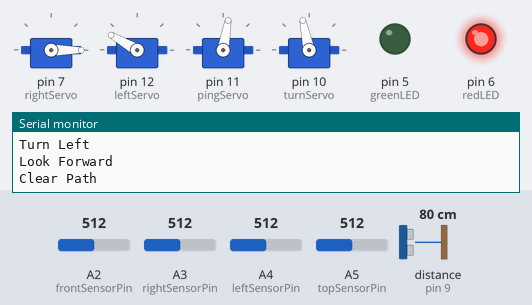
Bench run of a sketch on a simulated Arduino Uno, built with avr-gcc and run on an emulated ATmega328P. Parts: 4 × servo, output pins drawn as LEDs (lit = HIGH), the last lines printed to the serial monitor. Wiring (inferred from the names in the program): ultrasonic range finder: trigger pin 9; echo pin 9. The test bench sets the inputs (shaded band); at power-on: distance to the obstacle (sensor on pin 9) 80 cm, A3 (rightSensorPin) = 512, A4 (leftSensorPin) = 512, A2 (frontSensorPin) = 512, A5 (topSensorPin) = 512. The echo pulse lasts 58.3 µs per cm.

Above: at 6.2 s.
6.3 s: distance to the obstacle (sensor on pin 9) set to 92 cm
12.3 s: distance to the obstacle (sensor on pin 9) set to 100 cm
At 14.1 s:
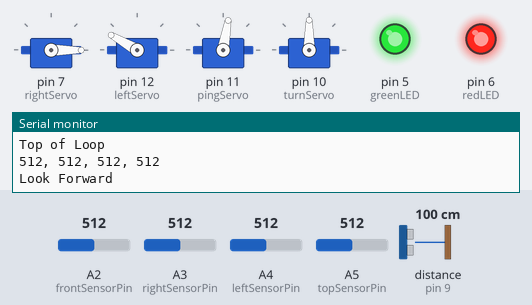
14.7 s: A3 (rightSensorPin) set to 527
At 16.1 s:
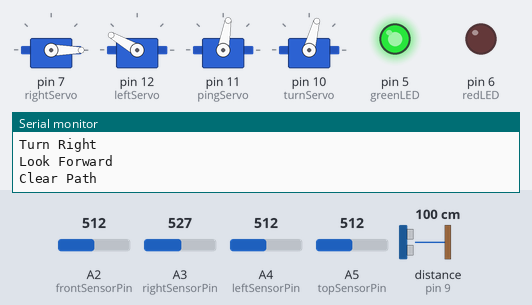
19.4 s: A4 (leftSensorPin) set to 538
At 21.4 s:
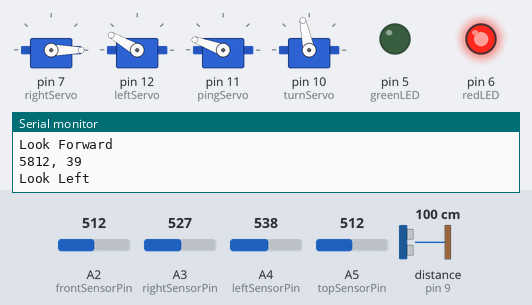
22.9 s: distance to the obstacle (sensor on pin 9) set to 4 cm
At 23.9 s:
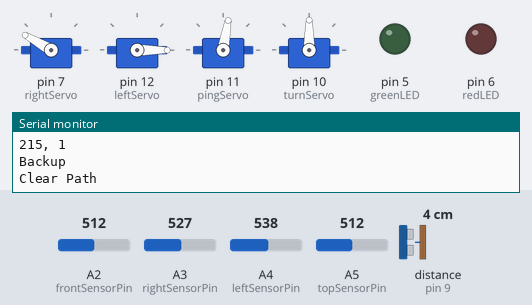
27.1 s: distance to the obstacle (sensor on pin 9) set to 2 cm
At 27.7 s:
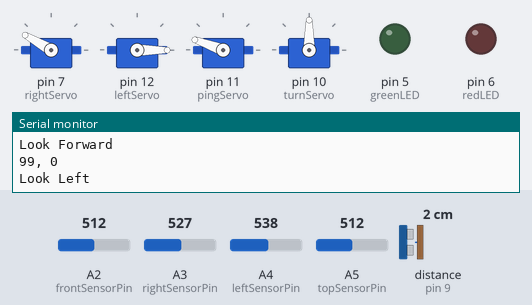
Timing chart, 0 to 31.6 s (numbered marks = the images above; inputs shaded):
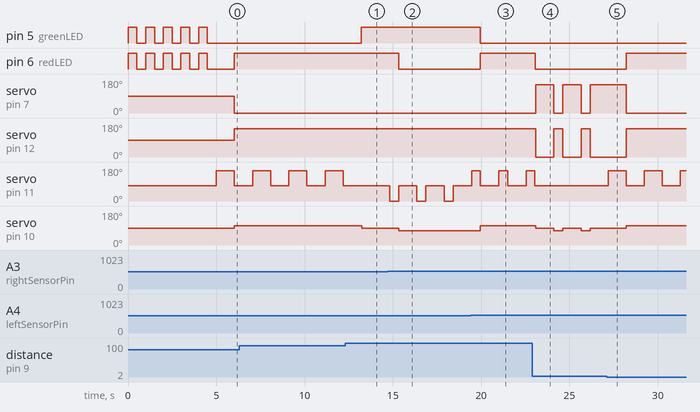

Measured:
- the behaviour switches between 94 and 95 cm on distance to the obstacle (sensor on pin 9) (found by bisection; images 0 and 1)
- the behaviour switches between 512 and 513 on A3 (rightSensorPin) (found by bisection; images 1 and 2)
- the behaviour switches between 527 and 528 on A4 (leftSensorPin) (found by bisection; images 2 and 3)
- after the input at 12.3 s, pin 5 (greenLED): LOW → HIGH after 0.92 s; servo on pin 11 (pingServo): stays 80° (without the input it goes to 160° after 0.91 s); servo on pin 10 (turnServo): 102° → 90° after 0.93 s
- after the input at 14.7 s, pin 6 (redLED): HIGH → LOW after 0.62 s; servo on pin 11 (pingServo): alternates 80° for 1.0 s and 0° for 0.51 s, starting after 0.12 s; servo on pin 10 (turnServo): 90° → 75° after 0.62 s
- after the input at 19.4 s, pin 5 (greenLED): HIGH → LOW after 0.56 s; pin 6 (redLED): LOW → HIGH after 0.56 s; servo on pin 10 (turnServo): 75° → 102° after 0.56 s
- after the input at 22.9 s, pin 6 (redLED): HIGH → LOW after 0.16 s; servo on pin 7 (rightServo): alternates 150° for 1.0 s and 0° for 0.53 s, starting after 0.18 s
- after the input at 27.1 s, pin 6 (redLED): LOW → HIGH after 1.1 s; servo on pin 11 (pingServo): alternates 160° for 1.0 s and 80° for 1.0 s, starting after 0.11 s

The sketch:

FijiBot.ino
```cpp
#include <Servo.h>

//FijiBot
//Light Seeking Robot made out of a 1.5 liter Fiji Water Bottle
// by Mike Soniat (msoniat@gmail.com)
// 8/7/2012 Posted to github

//debug
bool showReadings = true;
bool showDirections = true;
bool seekLight = true;
bool avoidStuff = true;

//assign servos
Servo rightServo;  //Digital Pin 7
Servo leftServo;   //Digital Pin 12
Servo pingServo;  //Digital Pin 11
Servo turnServo; //Digital Pin 10

//Ping
const int pingPin = 9;
const long minClearanceInches = 36;
const long minTurnClearance = 12;
bool clearPath = true;
bool rightClear = true;
bool leftClear = true;
bool tooCloseToTurn = false;
int backUpCount = 0;

//assign analog pins to photoresistors
const int frontSensorPin = 2;
const int rightSensorPin = 3;
const int leftSensorPin = 4;
const int topSensorPin = 5;

//assign digital pins
const int greenLED = 5;
const int redLED = 6;

//rear wheels
const int rotateLeft = 150;
const int rotateRight = 0;
const int fullStop = 90;

//light readings
int readings[4] = {0,0,0,0};
int highestReading = 0;

//looking
const int headRight = 0;
const int headLeft = 160;
const int headForward = 80;

//turning
const int turnRight = 75;
const int turnLeft = 102;
const int goStraight = 90;

void setup(void){
  Serial.begin(9600);

  pinMode(redLED, OUTPUT);
  pinMode(greenLED, OUTPUT);

  rightServo.attach(7);
  rightServo.write(fullStop); // initialize right servo
  leftServo.attach(12);
  leftServo.write(fullStop); //initialize left servo
  pingServo.attach(11);
  pingServo.write(80); // initialize Ping servo
  turnServo.attach(10);
  turnServo.write(90); // initialize turn servo

  //while(1) {}

  //delay on start; blink leds five times
  for (int i = 0; i < 5; i++)
  {
    digitalWrite(greenLED, HIGH);
    digitalWrite(redLED, HIGH);
    delay(500);
    digitalWrite(greenLED, LOW);
    digitalWrite(redLED, LOW);
    delay(500);
  }

}

void loop(void){
  Serial.println("Top of Loop");

    if (seekLight == true)
    {
        //read photoresistors
        readings[0] = analogRead(frontSensorPin);
        readings[1] = analogRead(rightSensorPin);
        readings[2] = analogRead(leftSensorPin);
        readings[3] = analogRead(topSensorPin);
        highestReading = 0;
        //display readings front, right, left, top and get highest
        for (int i = 0; i < 4; i++)
        {
          if (showReadings == true) {Serial.print(readings[i]);}
          if (readings[i] > readings[highestReading])
          {
            highestReading = i;
          }
          if (i < 3)
          {
            if (showReadings == true) {Serial.print(", ");}
          }
          else
          {
            if (showReadings == true) {Serial.println("");}
          }
        }
    }
    else
    {
      highestReading = 0;
    }

    if (highestReading != 3)
    {
       //check forward path
      lookForward();
      clearPath = pingBlocked() > minClearanceInches;

      if (tooCloseToTurn)
      {
        highestReading = 4; //backup
      }
      else if (!clearPath)
      {
        if (readings[1] > readings[2] && lookRight() > minTurnClearance)
        {
            highestReading = 1; //turn right
        }
        else if (lookLeft() > minTurnClearance)
          {
             highestReading = 2; //turn left
          }
        else
        {
          highestReading = 4; //backup
        }
        lookForward();
      }
    }
  //move toward light or unobstructed path
  switch ( highestReading )
  {

  case 0 : //front
    if (showDirections == true) {Serial.println("Go Forward");}
    digitalWrite(greenLED, HIGH);
    digitalWrite(redLED, HIGH);
    setMotors(rotateLeft, rotateRight, goStraight);
    break;

  case 1 : //right
    if (lookRight() > minTurnClearance)
    {
      if (showDirections == true) {Serial.println("Turn Right");}
      digitalWrite(greenLED, HIGH);
      digitalWrite(redLED, LOW);
      backUpCount = 0;
      lookForward();
      setMotors(rotateLeft, rotateRight, turnRight);
      delay(1000);
    }
    lookForward();
    break;

  case 2 : //left
    if (lookLeft() > minTurnClearance)
    {
      if (showDirections == true) {Serial.println("Turn Left");}
      digitalWrite(greenLED, LOW);
      digitalWrite(redLED, HIGH);
      backUpCount = 0;
      lookForward();
      setMotors(rotateLeft, rotateRight, turnLeft);
      delay(1000);
    }
    lookForward();
    break;

  case 3 : //top
    if (showDirections == true) {Serial.println("Stop");} //highest light level above; stop and bask
    digitalWrite(greenLED, HIGH);
    digitalWrite(redLED, HIGH);
    setMotors(fullStop, fullStop, goStraight);
    break;

 case 4 : //backup
    backUpCount++;
    if (backUpCount < 2)
    {
      digitalWrite(greenLED, LOW);
      digitalWrite(redLED, LOW);
      if (showDirections == true) {Serial.println("Backup");}
      setMotors(rotateRight, rotateLeft, goStraight);
      delay(1000);
    }
    else
    {
      //if already backed up twice, try short right turn
      backUpCount = 0;
      setMotors(rotateLeft, rotateRight, turnRight);
      delay(500);
    }
    break;
  }
}

void setMotors(int left, int right, int turnPos)
{
    if (showDirections == true) {Serial.println("Clear Path");}
    turnServo.write(turnPos);
    leftServo.write(left);
    rightServo.write(right);
    delay(20);
}

long pingBlocked()
{
  long duration, distance;
  //initialize Ping with LOW then HIGH
  pinMode(pingPin, OUTPUT);
  digitalWrite(pingPin, LOW);
  delayMicroseconds(2);
  digitalWrite(pingPin, HIGH);
  delayMicroseconds(5);
  digitalWrite(pingPin, LOW);
  //read Ping
  pinMode(pingPin, INPUT);
  duration = pulseIn(pingPin, HIGH);
  //convert microseconds to distance in inches
  distance = microsecondsToInches(duration);

  if (showReadings == true) {
    Serial.print(duration);
    Serial.print(", ");
    Serial.println(distance);
  }
  //fix for no reading (distance = 0)
  if (distance == 0)
  {
     distance = minClearanceInches;
  }

  //check for turn clearance
  tooCloseToTurn = distance <  minTurnClearance;
  //compare to minClearanceInches
  return distance;
}

long microsecondsToInches(long microseconds)
{
  // The speed of sound is 13512 inches per second, which is 74 microseconds/in
  // Sound travels out and back to the Ping, so find half the distance recorded
  return microseconds / 74 / 2;

}

long lookRight()
{
  //turn Ping to right
  if (showDirections == true) {Serial.println("Look Right");}
  pingServo.write(headRight);
  delay(500);
  return pingBlocked();
}

long lookLeft()
{
  //turn Ping to left
  if (showDirections == true) {Serial.println("Look Left");}
  pingServo.write(headLeft);
  delay(500);
  return pingBlocked();
}

void lookForward()
{
  //turn Ping to front
  if (showDirections == true) {Serial.println("Look Forward");}
  pingServo.write(headForward);
}
```
